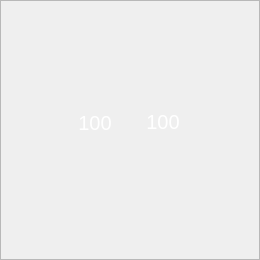
<?xml version="1.0" encoding="UTF-8"?>
<ui version="4.0">
 <class>WdywPlate</class>
 <widget class="QWidget" name="WdywPlate">
  <property name="geometry">
   <rect>
    <x>0</x>
    <y>0</y>
    <width>260</width>
    <height>260</height>
   </rect>
  </property>
  <property name="windowTitle">
   <string>Form</string>
  </property>
  <property name="styleSheet">
   <string notr="true"/>
  </property>
  <widget class="PlateFrame" name="frame">
   <property name="geometry">
    <rect>
     <x>0</x>
     <y>0</y>
     <width>260</width>
     <height>260</height>
    </rect>
   </property>
   <property name="styleSheet">
    <string notr="true">background-image: url(:/pic/表2.png);</string>
   </property>
   <property name="frameShape">
    <enum>QFrame::StyledPanel</enum>
   </property>
   <property name="frameShadow">
    <enum>QFrame::Plain</enum>
   </property>
   <property name="lineWidth">
    <number>0</number>
   </property>
   <widget class="QLabel" name="l_label">
    <property name="geometry">
     <rect>
      <x>70</x>
      <y>110</y>
      <width>50</width>
      <height>25</height>
     </rect>
    </property>
    <property name="font">
     <font>
      <pointsize>15</pointsize>
     </font>
    </property>
    <property name="styleSheet">
     <string notr="true">color: rgb(255, 255, 255);</string>
    </property>
    <property name="text">
     <string>100</string>
    </property>
    <property name="alignment">
     <set>Qt::AlignCenter</set>
    </property>
   </widget>
   <widget class="QLabel" name="r_label">
    <property name="geometry">
     <rect>
      <x>138</x>
      <y>109</y>
      <width>50</width>
      <height>25</height>
     </rect>
    </property>
    <property name="font">
     <font>
      <pointsize>15</pointsize>
     </font>
    </property>
    <property name="styleSheet">
     <string notr="true">color: rgb(255, 255, 255);</string>
    </property>
    <property name="text">
     <string>100</string>
    </property>
    <property name="alignment">
     <set>Qt::AlignCenter</set>
    </property>
   </widget>
  </widget>
 </widget>
 <customwidgets>
  <customwidget>
   <class>PlateFrame</class>
   <extends>QFrame</extends>
   <header>plateframe.h</header>
   <container>1</container>
  </customwidget>
 </customwidgets>
 <resources/>
 <connections/>
</ui>
